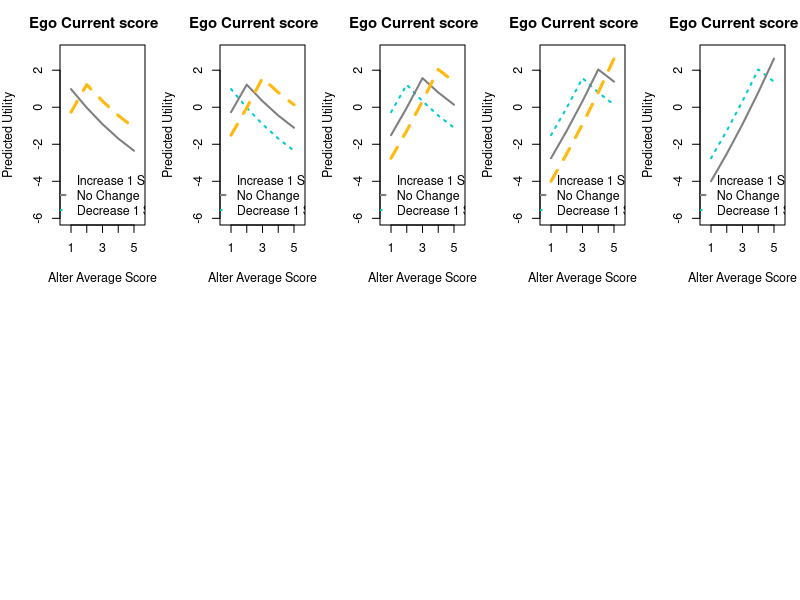

Recreate this plot in R.
###########################################################
############## Influence effect illustration ############## 
##############       Rob Franken             ############## 
##############   Last edited 16-9-2021       ##############
###########################################################


# We illustrate the influence effect (i.c. avSim) using an ego-alter influence table.
# Note: later, we alter the function to reflect the avAttHigher effect,
# or assymetric influence effects are used (e.g., endowment function)

# First, we create an evaluation function for the behavior 
# that includes only relevant effects (i.e., those affected by changes in ego or alter attribute values)

obj_beh <- function (vi, vj) { #relevant effects
  b1*(vi-v_av) + b2*(vi-v_av)^2 + b3*(1 - abs(vi - vj)/r_v - sim_av)
  
  # perhaps we need to include the avAttHigher effect above the avSim effect.
}

# Second, we create a function to calculate and then plot predicted ego-alter influence

alterInfluenceTableFunction <- function ( ) {
  #create the tables
  ( beh_tab <- outer(vv, vv, obj_beh) ) #calculate table for the evaluation effect
  
  #visualize the utility of various (or contribution to the objective function) of various decisions conditioned on ego's current behavior and alters' average behavior
  par( mfrow = c(2,5) )
  for (j in 1:5) {       #ego's current behavior
    for (i in 1:5) {     #ego's prospective behavior
      if (i == 1) {
        par( mar = c(5,4,3,1), cex = .75)
        plot( vv, vv, type = "n", 
              xlab = "Alter Average Score", 
              ylab =  "Predicted Utility",
              xlim = c( min(vv) - .5, max(vv) + .5 ),
              ylim = c( round(min(beh_tab) -2.5,0), round(max(beh_tab) +.5,0) ),
              main = paste("Ego Current score:", j) )
        legend( "bottom", c("Increase 1 Step", "No Change", "Decrease 1 Step"), col = c("darkgoldenrod1", "gray50", "cyan3"),
                lwd = c(3,2,2), lty = c(2,1,3), bty = "n" )
      }
      if ( abs (i-j) <= 1 ) {  # change of 0 or 1 steps
        if ( i > j) {          # prospectively increase
          points (vv, beh_tab[,i], type = "l", col = "darkgoldenrod1", lwd = 3, lty = 2)
        }
        else if ( i == j ) {   # prospectively remains the same
          points (vv, beh_tab[,i], type = "l", col = "gray50", lwd = 2, lty = 1)
        }
        else if ( i < j ) {   # prospectively decrease
          points (vv, beh_tab[,i], type = "l", col = "cyan3", lwd = 2, lty = 3)
        }
      }
    }
  }
}

# fill in the values of the parameter estimates and the averages (averages in 'print01Report'-function)
# here, we use hypothetical values
v_av <- 2.99
sim_av <- 0.685
b1 <- .4101  # linear
b2 <- .0574  # quad
b3 <- 4.9738 # avSim
vv <- c( 1:5 ) # behavior scores to be considered
r_v <- max(vv) - min(vv) # range of values

# and use the function to plot predicted utilities based on the above values
alterInfluenceTableFunction()

